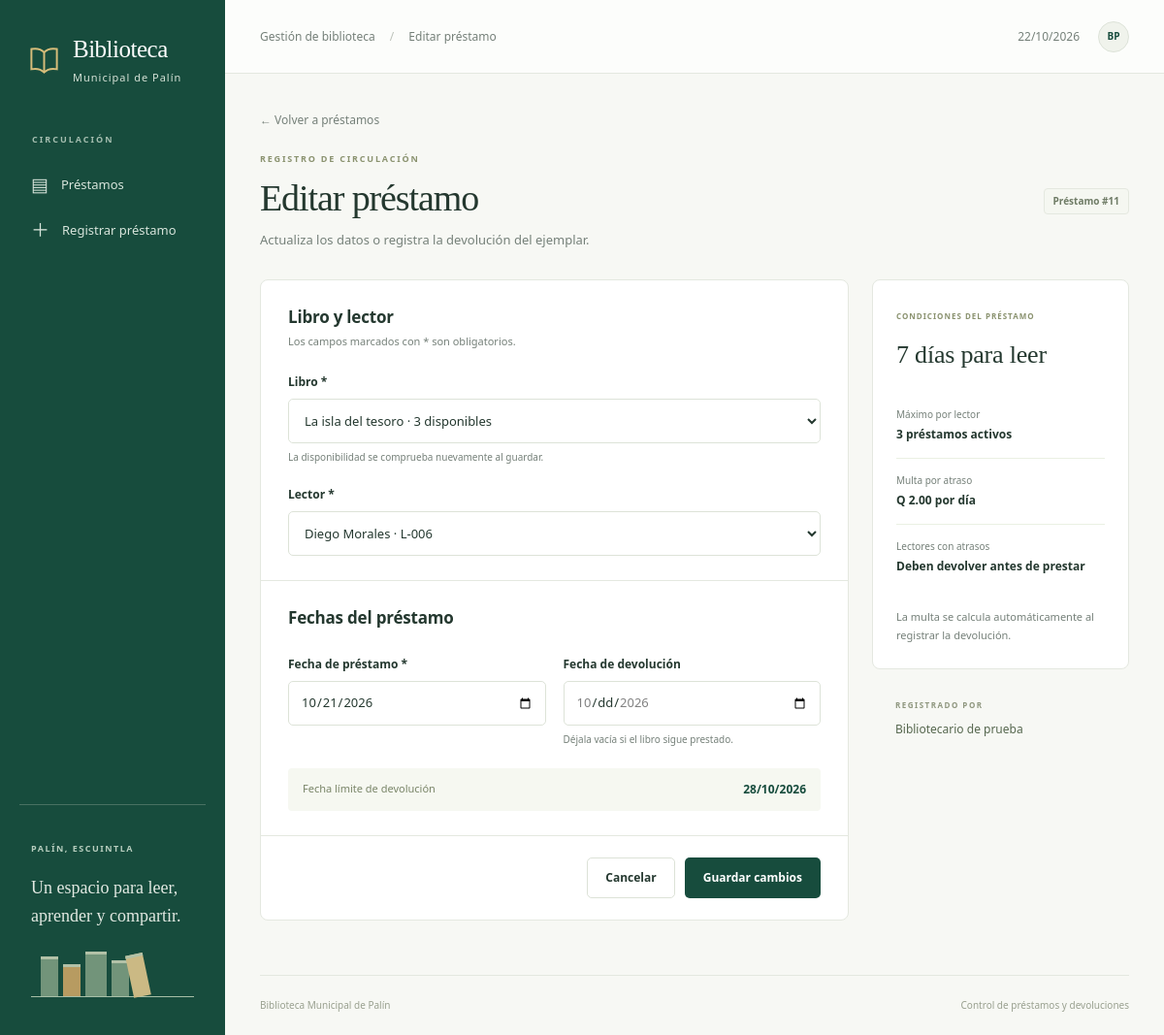
Page /index.php?c=prestamos&a=editar&id=11 on the committed database.
### tables this page shows
CREATE TABLE prestamos (
    id INT UNSIGNED AUTO_INCREMENT PRIMARY KEY,
    libro_id INT UNSIGNED NOT NULL,
    lector_id INT UNSIGNED NOT NULL,
    usuario_id INT UNSIGNED NOT NULL,
    fecha_prestamo DATE NOT NULL,
    fecha_limite DATE NOT NULL,
    fecha_devolucion DATE NULL,
    multa DECIMAL(10,2) NOT NULL DEFAULT 0.00,
    CONSTRAINT fk_prestamo_libro FOREIGN KEY (libro_id) REFERENCES libros(id) ON DELETE RESTRICT,
    CONSTRAINT fk_prestamo_lector FOREIGN KEY (lector_id) REFERENCES lectores(id) ON DELETE RESTRICT,
    CONSTRAINT fk_prestamo_usuario FOREIGN KEY (usuario_id) REFERENCES usuarios(id) ON DELETE RESTRICT,
    CONSTRAINT chk_plazo CHECK (fecha_limite = DATE_ADD(fecha_prestamo, INTERVAL 7 DAY)),
    CONSTRAINT chk_devolucion CHECK (fecha_devolucion IS NULL OR fecha_devolucion >= fecha_prestamo),
    CONSTRAINT chk_multa CHECK (multa >= 0),
    INDEX idx_libro_activo (libro_id,fecha_devolucion),
    INDEX idx_lector_activo (lector_id,fecha_devolucion,fecha_limite)
);

CREATE TABLE libros (
    id INT UNSIGNED AUTO_INCREMENT PRIMARY KEY,
    isbn VARCHAR(20) NOT NULL UNIQUE,
    titulo VARCHAR(150) NOT NULL,
    autor VARCHAR(150) NOT NULL,
    categoria VARCHAR(80) NOT NULL,
    anio SMALLINT UNSIGNED NOT NULL,
    ejemplares_totales INT NOT NULL,
    CONSTRAINT chk_ejemplares CHECK (ejemplares_totales >= 0),
    CONSTRAINT chk_anio CHECK (anio BETWEEN 1 AND 9999)
);

CREATE TABLE lectores (
    id INT UNSIGNED AUTO_INCREMENT PRIMARY KEY,
    carne VARCHAR(20) NOT NULL UNIQUE,
    nombre VARCHAR(120) NOT NULL,
    telefono VARCHAR(20) NULL,
    tipo ENUM('estudiante','vecino') NOT NULL,
    estado ENUM('activo','inactivo') NOT NULL DEFAULT 'activo'
);

CREATE TABLE usuarios (
    id INT UNSIGNED AUTO_INCREMENT PRIMARY KEY,
    usuario VARCHAR(50) NOT NULL UNIQUE,
    password_hash VARCHAR(255) NOT NULL,
    nombre VARCHAR(120) NOT NULL,
    rol ENUM('bibliotecario','auxiliar') NOT NULL,
    activo BOOLEAN NOT NULL DEFAULT TRUE,
    CONSTRAINT chk_usuario_activo CHECK (activo IN (0,1))
);

### config/bootstrap.php (called while the page is built, shortened)
<?php
function e(mixed $value): string
{
    return htmlspecialchars((string) $value, ENT_QUOTES | ENT_SUBSTITUTE, 'UTF-8');
}
function url(string $action = 'index', array $params = []): string
{
    return 'index.php?' . http_build_query(['c' => 'prestamos', 'a' => $action] + $params);
}
function render(string $view, array $viewData = []): void
{
    extract($viewData, EXTR_SKIP);
    require APP_ROOT . '/views/layout/header.php';
    require APP_ROOT . '/views/' . $view . '.php';
    require APP_ROOT . '/views/layout/footer.php';
}

### index.php (called while the page is built, shortened)
<?php
require __DIR__.'/config/bootstrap.php';
$action=$_GET['a'] ?? 'index'; $controller=$_GET['c'] ?? 'prestamos';
try {
    $db=Conexion::conectar();
    $handler=new PrestamoController(new Prestamo($db),new Catalogo($db));
    $handler->$action();
} catch (Throwable $e) {
    error_log((string)$e); http_response_code(500);
    render('error',['title'=>'No pudimos completar la operación',
        'message'=>'Inténtalo de nuevo. Si el problema continúa, comprueba que el servidor de base de datos esté iniciado y que la instalación esté completa.']);
}

### models/Prestamo.php (called while the page is built, shortened)
<?php
final class Prestamo
{
    public function encontrar(int $id): ?array
    {
        $q = $this->db->prepare('SELECT p.*,l.titulo,l.autor,l.isbn,r.nombre AS lector,
            r.carne,u.nombre AS operador FROM prestamos p
            JOIN libros l ON l.id=p.libro_id JOIN lectores r ON r.id=p.lector_id
            JOIN usuarios u ON u.id=p.usuario_id WHERE p.id=?');
        $q->execute([$id]); return $q->fetch() ?: null;
    }
}

### models/Catalogo.php (called while the page is built, shortened)
<?php
final class Catalogo
{
    public function libros(int $excluirPrestamo = 0): array
    {
        $q = $this->db->prepare('SELECT l.*, l.ejemplares_totales -
            (SELECT COUNT(*) FROM prestamos p WHERE p.libro_id=l.id
             AND p.fecha_devolucion IS NULL AND p.id<>?) AS disponibles
            FROM libros l ORDER BY l.titulo');
        $q->execute([$excluirPrestamo]); return $q->fetchAll();
    }
    public function lectores(): array
    {
        return $this->db->query('SELECT id,carne,nombre,tipo,estado FROM lectores ORDER BY nombre')->fetchAll();
    }
    public function usuarioRegistro(): array
    {
        $q = $this->db->prepare('SELECT id,nombre FROM usuarios WHERE id=? AND activo=1');
        $q->execute([1]); $usuario = $q->fetch();
        return $usuario;
    }
}

### views/prestamos/formulario.php (the view, shortened to what this page needs)
<a class="back-link" href="<?= e(url()) ?>">← Volver a préstamos</a>
<div class="page-heading"><div><div class="eyebrow">REGISTRO DE CIRCULACIÓN</div><h1><?= e($title) ?></h1><p><?= $id?'Actualiza los datos o registra la devolución del ejemplar.':'Selecciona un libro y un lector para registrar el préstamo.' ?></p></div><?php if ($id): ?><span class="count-badge">Préstamo #<?= e($id) ?></span><?php endif ?></div>
<div class="form-grid"><form class="card loan-form" method="post" action="<?= e(url('guardar',$id?['id'=>$id]:[])) ?>">
    <div class="form-section"><h2>Libro y lector</h2><p>Los campos marcados con * son obligatorios.</p>
        <div class="field"><label for="libro_id">Libro *</label><select id="libro_id" name="libro_id" required aria-invalid="<?= isset($errors['libro_id'])?'true':'false' ?>"><option value="">Selecciona un libro</option><?php foreach ($libros as $l): ?><option value="<?= e($l['id']) ?>" <?= (string)$data['libro_id']===(string)$l['id']?'selected':'' ?>><?= e($l['titulo']) ?> · <?= e($l['disponibles']) ?> disponibles</option><?php endforeach ?></select><small>La disponibilidad se comprueba nuevamente al guardar.</small></div>
        <div class="field"><label for="lector_id">Lector *</label><select id="lector_id" name="lector_id" required aria-invalid="<?= isset($errors['lector_id'])?'true':'false' ?>"><option value="">Selecciona un lector</option><?php foreach ($lectores as $l): ?><option value="<?= e($l['id']) ?>" <?= (string)$data['lector_id']===(string)$l['id']?'selected':'' ?>><?= e($l['nombre'].' · '.$l['carne'].($l['estado']==='inactivo'?' · Inactivo':'')) ?></option><?php endforeach ?></select></div>
    </div>
    <div class="form-section"><h2>Fechas del préstamo</h2><div class="date-grid">
        <div class="field"><label for="fecha_prestamo">Fecha de préstamo *</label><input id="fecha_prestamo" type="date" name="fecha_prestamo" value="<?= e($data['fecha_prestamo']) ?>" min="1900-01-01" max="<?= e(date('Y-m-d')) ?>" required aria-invalid="<?= isset($errors['fecha_prestamo'])?'true':'false' ?>"></div>
        <div class="field"><label for="fecha_devolucion">Fecha de devolución</label><input id="fecha_devolucion" type="date" name="fecha_devolucion" value="<?= e($data['fecha_devolucion'] ?? '') ?>" min="<?= e($data['fecha_prestamo'] ?: '1900-01-01') ?>" max="<?= e(date('Y-m-d')) ?>" aria-invalid="<?= isset($errors['fecha_devolucion'])?'true':'false' ?>"><small>Déjala vacía si el libro sigue prestado.</small></div>
    </div><div class="due-preview">Fecha límite de devolución <strong id="fecha-limite-preview">Se calcula al guardar</strong></div></div>
    <div class="form-actions"><a class="button secondary" href="<?= e(url()) ?>">Cancelar</a><button class="button primary" type="submit"><?= $id?'Guardar cambios':'Registrar préstamo' ?></button></div>
</form><aside class="form-aside"><div class="card policy"><span class="eyebrow">CONDICIONES DEL PRÉSTAMO</span><h2>7 días para leer</h2><dl><div><dt>Máximo por lector</dt><dd>3 préstamos activos</dd></div><div><dt>Multa por atraso</dt><dd>Q 2.00 por día</dd></div><div><dt>Lectores con atrasos</dt><dd>Deben devolver antes de prestar</dd></div></dl><p>La multa se calcula automáticamente al registrar la devolución.</p></div><div class="operator"><span class="small-label">REGISTRADO POR</span><p><?= e($operador['nombre']) ?></p></div></aside></div>

### public/css/app.css (style rules this page uses)
:root { --green:#174c3d; --green-dark:#103c30; --ink:#24382f; --muted:#758079; --paper:#f7f8f4; --border:#e4e8e0; --gold:#c59a4a; --red:#a8473c; --white:#fff; font-family:"Segoe UI",Arial,sans-serif; color:var(--ink); background:var(--paper); font-synthesis:none }
* { box-sizing:border-box }
body { margin:0; font-size:14px; line-height:1.5 }
a { color:var(--green); text-decoration:none }
button,input,select { font:inherit }
button,a,input,select { -webkit-tap-highlight-color:transparent }
button { cursor:pointer }
h1,h2,h3,p { margin-top:0 }
h1 { font-family:Georgia,"Times New Roman",serif; font-weight:500; font-size:38px; line-height:1.15; letter-spacing:-1.1px; margin-bottom:12px }
h2 { font-size:17px; font-weight:650; letter-spacing:-.2px; margin-bottom:5px }
p { color:var(--muted) }
small { display:block; color:var(--muted); font-size:12px; margin-top:3px }
dt { color:var(--muted); font-size:12px }
dd { margin:4px 0 0; font-weight:550 }
.small-label { font-size:9px; font-weight:650; letter-spacing:1.5px }
.eyebrow { font-size:9px; letter-spacing:1.8px; font-weight:650; color:#8a926f; margin-bottom:12px }
.page-heading { display:flex; justify-content:space-between; align-items:center; gap:24px; margin:2px 0 30px }
.page-heading p { margin-bottom:0; font-size:13px }
.button { border:1px solid transparent; display:inline-flex; gap:9px; align-items:center; justify-content:center; padding:11px 18px; font-size:12px; font-weight:600; border-radius:5px; white-space:nowrap; min-height:42px; line-height:1.35 }
.primary { color:white; background:var(--green) }
.secondary { background:white; border-color:#dce2d7; color:var(--ink) }
.back-link { font-size:12px; color:var(--muted); display:inline-block; margin-bottom:22px }
.card { background:white; border:1px solid var(--border); border-radius:8px; overflow:hidden }
.count-badge { font-size:10px; font-weight:550; color:#6e7b65; white-space:nowrap; padding:5px 9px; border:1px solid #e4e8df; background:#f5f7f1; border-radius:4px }
input,select { background:white; border:1px solid #dde3d8; color:var(--ink); border-radius:5px; padding:10px 12px; font-size:12px; min-height:42px }
input::placeholder { color:#99a094 }
select { max-width:100% }
.form-grid { display:grid; grid-template-columns:minmax(0,1fr) 265px; gap:24px; align-items:start }
.form-section { padding:25px 28px; border-bottom:1px solid var(--border) }
.form-section>p { font-size:11px; margin-bottom:24px }
.field { margin-top:22px }
.field label { display:block; font-size:12px; font-weight:600; margin-bottom:8px }
.field input,.field select { width:100%; font-size:13px; min-height:46px }
.field small { font-size:10px; line-height:1.5; margin-top:7px }
.date-grid { display:grid; grid-template-columns:1fr 1fr; gap:18px }
.due-preview { margin-top:22px; padding:13px 15px; border-radius:4px; background:#f6f8f1; color:#798568; display:flex; justify-content:space-between; gap:15px; font-size:11px }
.due-preview strong { color:var(--green); font-size:12px }
.form-actions { display:flex; justify-content:flex-end; gap:10px; padding:22px 28px }
.policy { padding:24px }
.policy .eyebrow { font-size:8px; letter-spacing:1px }
.policy h2 { font:26px Georgia,serif; margin:17px 0 24px }
.policy dl { margin-bottom:18px }
.policy dl>div { padding:15px 0; border-bottom:1px solid #eaf0e3 }
.policy dl>div:last-child { border-bottom:0 }
.policy dt { font-size:10px }
.policy dd { font-size:12px }
.policy p { font-size:11px; line-height:1.8; margin:0 }
.operator { padding:24px }
.operator .small-label { color:#8e967e; font-size:8px }
.operator p { font-size:12px; margin:8px 0 0; color:#56674e }
@media (prefers-reduced-motion:no-preference) { .button,.nav-link { transition:background .15s,filter .15s } }

### rows in the picture
prestamos: libro_id "La isla del tesoro · 3 disponibles", lector_id "Diego Morales · L-006", fecha_prestamo "10/21/2026"
usuarios: nombre "Bibliotecario de prueba"

### other values in the picture
$title "Editar préstamo"
$id "11"
